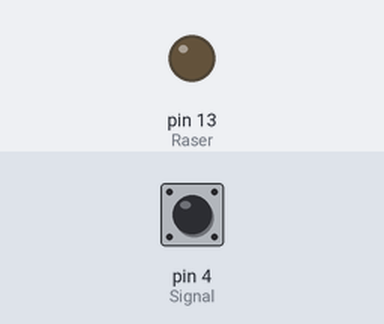
The sketch below on a simulated Arduino Uno, built with avr-gcc and run on an emulated ATmega328P. Shown: output pins drawn as LEDs (lit = HIGH). The inputs (shaded band) are chosen by the test bench; at power-on: pin 4 (Signal) HIGH. Pins used as bus, display or sensor lines are not drawn.

Above: at 1.2 s.
1.3 s: pin 4 (Signal) pulled LOW for 0.15 s
At 2.5 s:
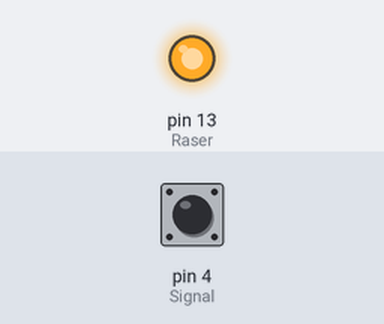
2.9 s: pin 4 (Signal) pulled LOW for 1 s
At 3.7 s:
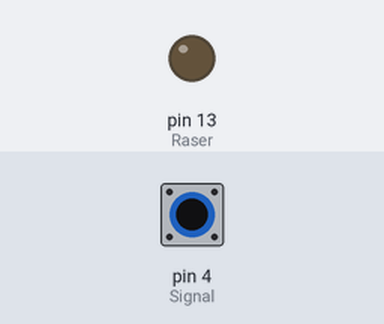
5.4 s: pin 4 (Signal) pulled LOW for 3.2 s
At 6.8 s:
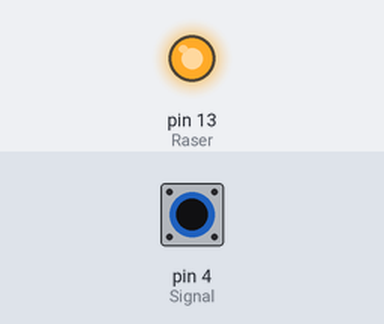
Timing chart, 0 to 8.4 s (numbered marks = the images above; inputs shaded):
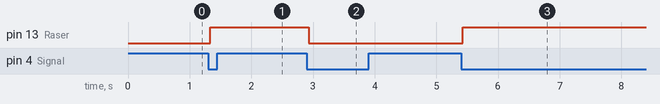

Measured:
- after the input at 1.3 s, pin 13 (Raser): LOW → HIGH at once
- after the input at 2.9 s, pin 13 (Raser): HIGH → LOW at once
- after the input at 5.4 s, pin 13 (Raser): LOW → HIGH at once

The sketch:

Raser_Sensor.ino
```cpp
int Raser = 13;
int vccPin = 12;
int GND = 11;
int Signal = 4;
int Svcc = 3;
int SGND = 2;


void setup() {
  //Raser 초기화
  pinMode(Raser, OUTPUT);
  pinMode(vccPin, OUTPUT);
  pinMode(GND, OUTPUT);
  digitalWrite(GND, LOW);
  digitalWrite(vccPin, HIGH);
  //버튼 초기화
  pinMode(Signal, INPUT_PULLUP);
  pinMode(Svcc, OUTPUT);
  pinMode(SGND, OUTPUT);
  digitalWrite(Svcc, HIGH);
  digitalWrite(SGND, LOW);

}
boolean sw = false;
void loop() {
  while (!chtsw(Signal)) {
    if (sw) {
      digitalWrite(Raser, LOW);
    }


    else digitalWrite(Raser, HIGH);
    sw=!sw;
  }

}

boolean chtsw(byte dx){
  boolean tsw=digitalRead(dx);
  while(tsw==digitalRead(dx)){}
  delay(30);
  return !tsw;
}
```
